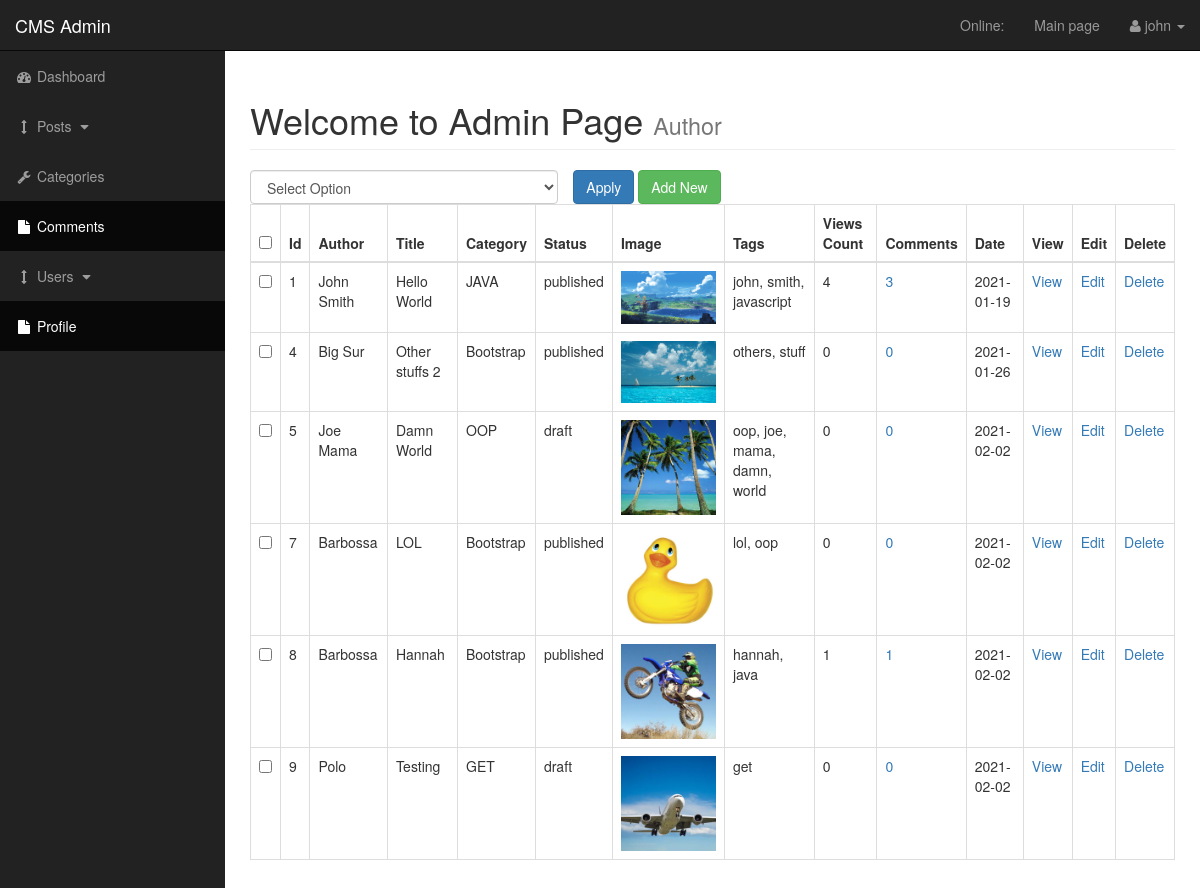
/24-cms/admin/posts.php (signed in), run on the app's committed database.
### tables this page shows
CREATE TABLE `posts` (
  `id` int(3) NOT NULL,
  `category_id` int(3) NOT NULL,
  `title` varchar(255) NOT NULL,
  `author` varchar(255) NOT NULL,
  `user` varchar(255) NOT NULL,
  `date` date NOT NULL,
  `image` text NOT NULL,
  `content` text NOT NULL,
  `tags` varchar(255) NOT NULL,
  `comment_count` int(255) NOT NULL,
  `status` varchar(255) NOT NULL DEFAULT 'draft',
  `views` int(16) NOT NULL DEFAULT 0
);

CREATE TABLE `categories` (
  `id` int(3) NOT NULL,
  `title` varchar(255) NOT NULL
);

### 24-cms/admin/includes/get_all_posts.php (the view, shortened to what this page needs)
<form action="" method="post">
                        <div id="bulkOptionContainer" class="col-xs-4" style="padding: 0px">
                            <select name="bulk_options" id="" class="form-control" >
                                <option value="">Select Option</option>
                            </select>
                        </div>
                        <div class="col-xs-4">
                            <input type="submit" name="submit" class="btn btn-primary" value="Apply">
                            <a href="posts.php?source=add_post" class="btn btn-success">Add New</a>
                        </div>
                        <table class="table table-bordered table-hover">
                            <thead>
                                <tr>
                                    <th><input id="selectAllBoxes" type="checkbox"></th>
                                    <th>Id</th>
                                    <th>Author</th>
                                    <th>Title</th>
                                    <th>Category</th>
                                    <th>Status</th>
                                    <th>Image</th>
                                    <th>Tags</th>
                                    <th>Views Count</th>
                                    <th>Comments</th>
                                    <th>Date</th>
                                    <th>View</th>
                                    <th>Edit</th>
                                    <th>Delete</th>
                                </tr>
                            </thead>
                            <tbody>
                                <?php
                                $query = "SELECT * FROM posts";
                                $get_all_posts = mysqli_query($connection, $query);
                                while ($row = mysqli_fetch_assoc($get_all_posts)) {
                                    $post_id = $row['id'];
                                    $post_title = $row['title'];
                                    $post_author = $row['author'];
                                    $post_user = $row['user'];
                                    $post_category = $row['category_id'];
                                    $post_date = $row['date'];
                                    $post_image = $row['image'];
                                    $post_tags = $row['tags'];
                                    $post_views = $row['views'];
                                    $post_status = $row['status'];
                                    echo "<tr>";
                                    echo "<td><input class='checkBoxes' type='checkbox' name='checkBoxArray[]' value='{$post_id}'></td>";
                                    echo "<td>$post_id</td>";
                                    if (isset($post_author) || !empty($post_author)) {
                                        echo "<td>$post_author</td>";
                                    } elseif (isset($post_user) || !empty($post_user)) {
                                        echo "<td>$post_user</td>";
                                    } else {
                                        echo "<td></td>";
                                    }
                                    echo "<td>$post_title</td>";
                                    $query = "SELECT * FROM categories WHERE id = {$post_category} ";
                                        $get_category = mysqli_query($connection, $query);
                                        while ($row = mysqli_fetch_assoc($get_category)) {
                                            $post_category = $row['title'];
                                    }
                                    echo "<td>$post_category</td>";
                                    echo "<td>$post_status</td>";
                                    echo "<td><img width='500px' class='img-responsive' src='../images/$post_image' alt='$post_image'></td>";
                                    echo "<td>$post_tags</td>";
                                    echo "<td>$post_views</td>";
                                    $query = "SELECT * FROM comments WHERE post_id = $post_id ";
                                    $get_comment_query = mysqli_query($connection, $query);
                                    $comment_count = mysqli_num_rows($get_comment_query);
                                    echo "<td><a href='comments.php?source=post_comment&id=$post_id'>$comment_count</a></td>";
                                    echo "<td>$post_date</td>";
                                    echo "<td><a href='../post.php?id={$post_id}'>View</a></td>";
                                    echo "<td><a href='posts.php?source=edit_post&id={$post_id}'>Edit</a></td>";
                                    echo "<td><a onClick=\"javascript: return confirm('Confirm delete?')\" href='posts.php?delete={$post_id}'>Delete</a></td>";
                                    echo "</tr>";
                                }
                                ?>
                            </tbody>
                        </table>
</form>

### 24-cms/admin/css/sb-admin.css (style rules this page uses)
body { margin-top: 100px; background-color: #222; }
@media (min-width:768px) { body { margin-top: 50px; } }

### data on the page
posts: id "1", author "John Smith", title "Hello World", category.title "JAVA", status "published", image (picture), tags "john, smith, javascript", views "4", comment_count "3", date "2021-01-19"
posts: id "4", author "Big Sur", title "Other stuffs 2", category.title "Bootstrap", status "published", image (picture), tags "others, stuff", views "0", comment_count "0", date "2021-01-26"
posts: id "5", author "Joe Mama", title "Damn World", category.title "OOP", status "draft", image (picture), tags "oop, joe, mama, damn, world", views "0", comment_count "0", date "2021-02-02"
posts: id "7", author "Barbossa", title "LOL", category.title "Bootstrap", status "published", image (picture), tags "lol, oop", views "0", comment_count "0", date "2021-02-02"
posts: id "8", author "Barbossa", title "Hannah", category.title "Bootstrap", status "published", image (picture), tags "hannah, java", views "1", comment_count "1", date "2021-02-02"
posts: id "9", author "Polo", title "Testing", category.title "GET", status "draft", image (picture), tags "get", views "0", comment_count "0", date "2021-02-02"

### other printed values
$_SESSION['username'] "john"
